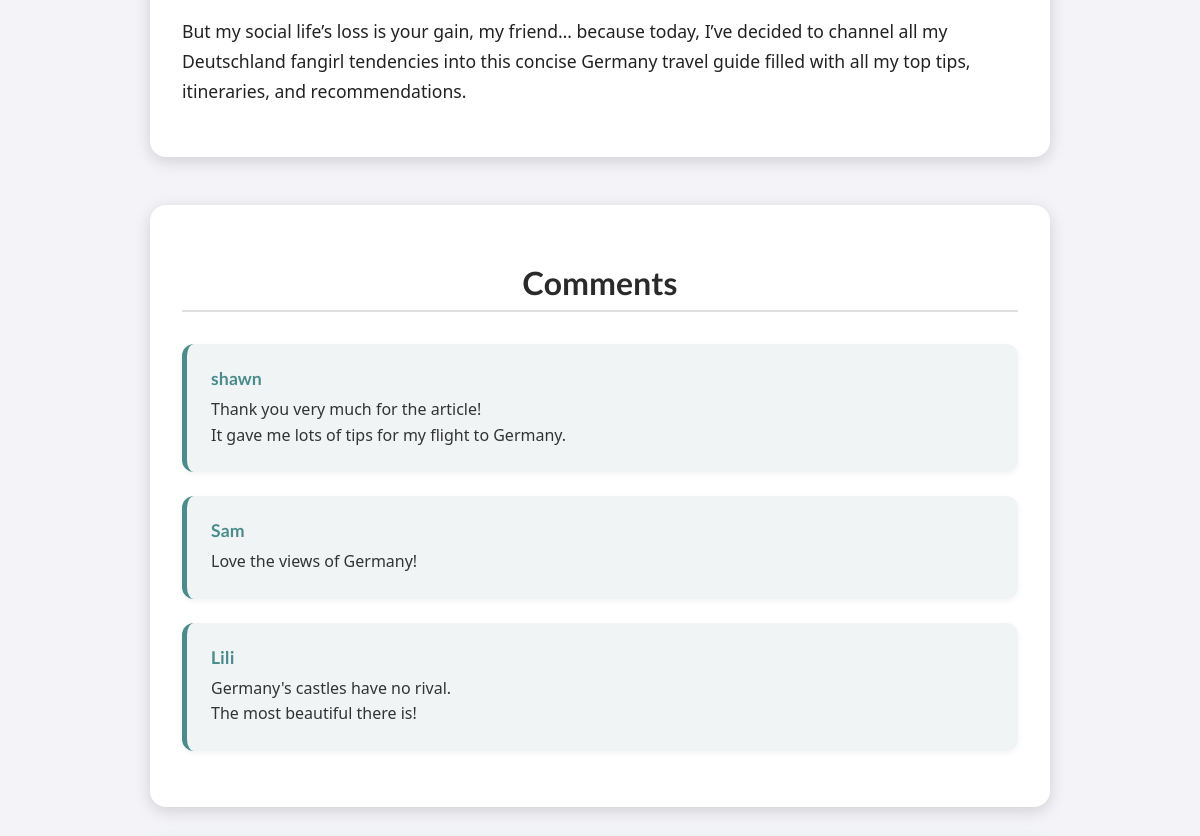
Before: /posts/my-visit-to-germany (middle part) with the older database file.
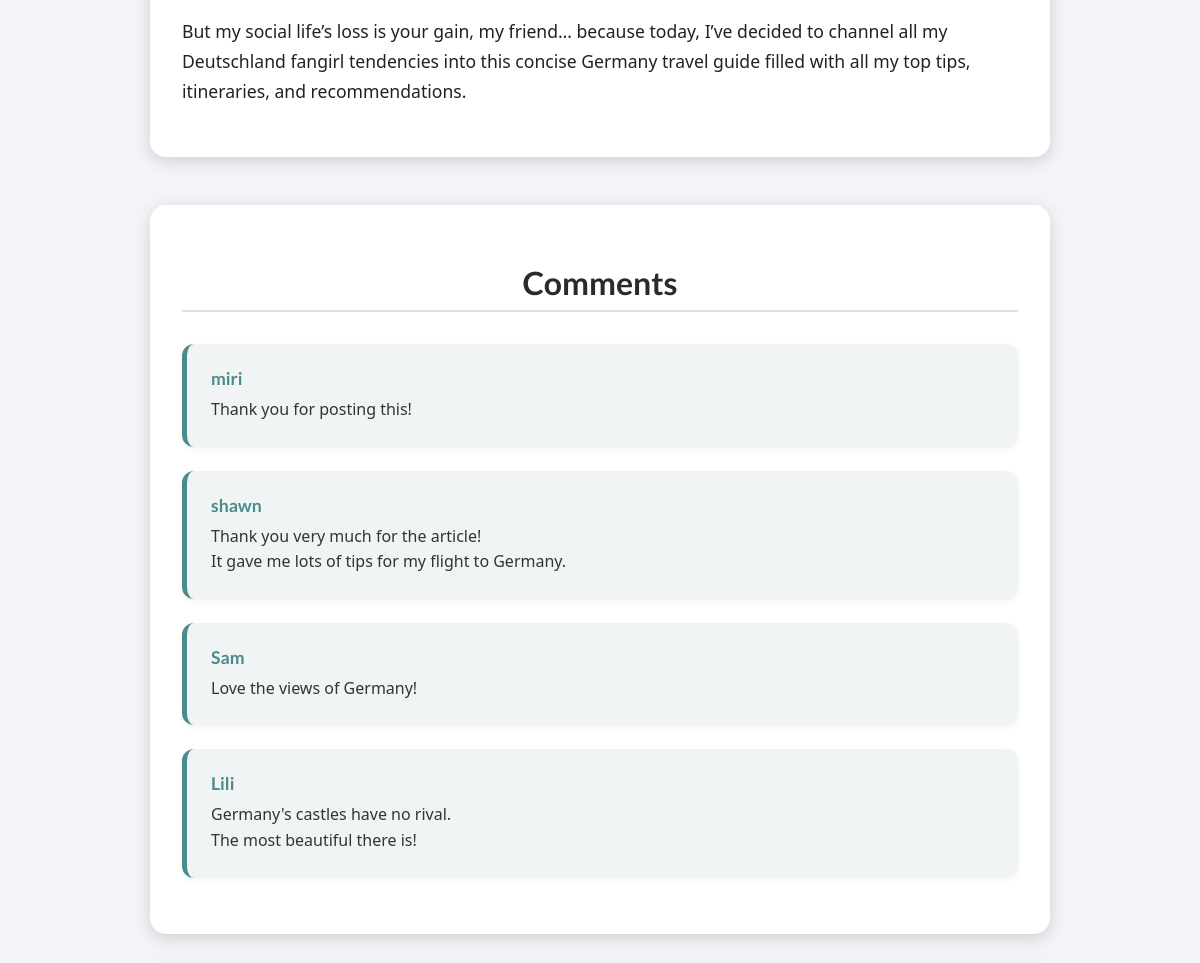
After: the same page with the newer database file.
### blog/models.py (models this page shows)
class Comment(models.Model):
    user_name = models.CharField(max_length=120)
    user_email = models.EmailField()
    text = models.TextField(max_length=400)
    post = models.ForeignKey(Post, on_delete=models.CASCADE, related_name='comments')

### blog/views.py (the view, shortened to what this page needs)
# urls.py: path("posts/<slug:slug>", views.SinglePostView.as_view(), name="post_details_page"),
class SinglePostView(View):
    def is_stored_post(self, request, post_id):
        stored_posts = request.session.get("stored_posts")
        if stored_posts is not None:
            is_saved_for_later = post_id in stored_posts
        else:
            is_saved_for_later = False
        return is_saved_for_later
    def get(self, request, slug):
        post = Post.objects.get(slug=slug)
        context = {
            "post": post,
            "post_tags": post.tags.all(),
            "comment_form": CommentForm(),
            "comments": post.comments.all().order_by("-id"),
            "saved_for_later": self.is_stored_post(request, post.id)
        }
        return render(request, "blog/post-detail.html", context)

### blog/models.py (called while the page is built)
    def full_name(self):
        return f"{self.first_name} {self.last_name}"

    def __str__(self):
        return self.full_name()

### blog/templates/blog/post-detail.html (shortened to what this page needs)
{% extends "base.html" %}
{% load static %}
{% block css_files %}
    <link rel="stylesheet" href="{% static 'blog/post-detail.css' %}" />
{% endblock %}
{% block content %}
<main>
    {{ post.content|linebreaks }}
</main>
<div id="comments-wrapper">
    <section id="comments">
        <h2>Comments</h2>
        {% if comments %}
            <ul>
                {% for comment in comments %}
                    <li>
                        <div class="comment-body">
                            <h3>{{ comment.user_name }}</h3>
                            <p>{{ comment.text|linebreaks }}</p>
                        </div>
                    </li>
                {% endfor %}
            </ul>
        {% else %}
            <p>No comments yet. Be the first to share your thoughts!</p>
        {% endif %}
    </section>
</div>
{% endblock %}

Changed rows visible on the page:
added Comment: user_name "miri", text "Thank you for posting this!"
